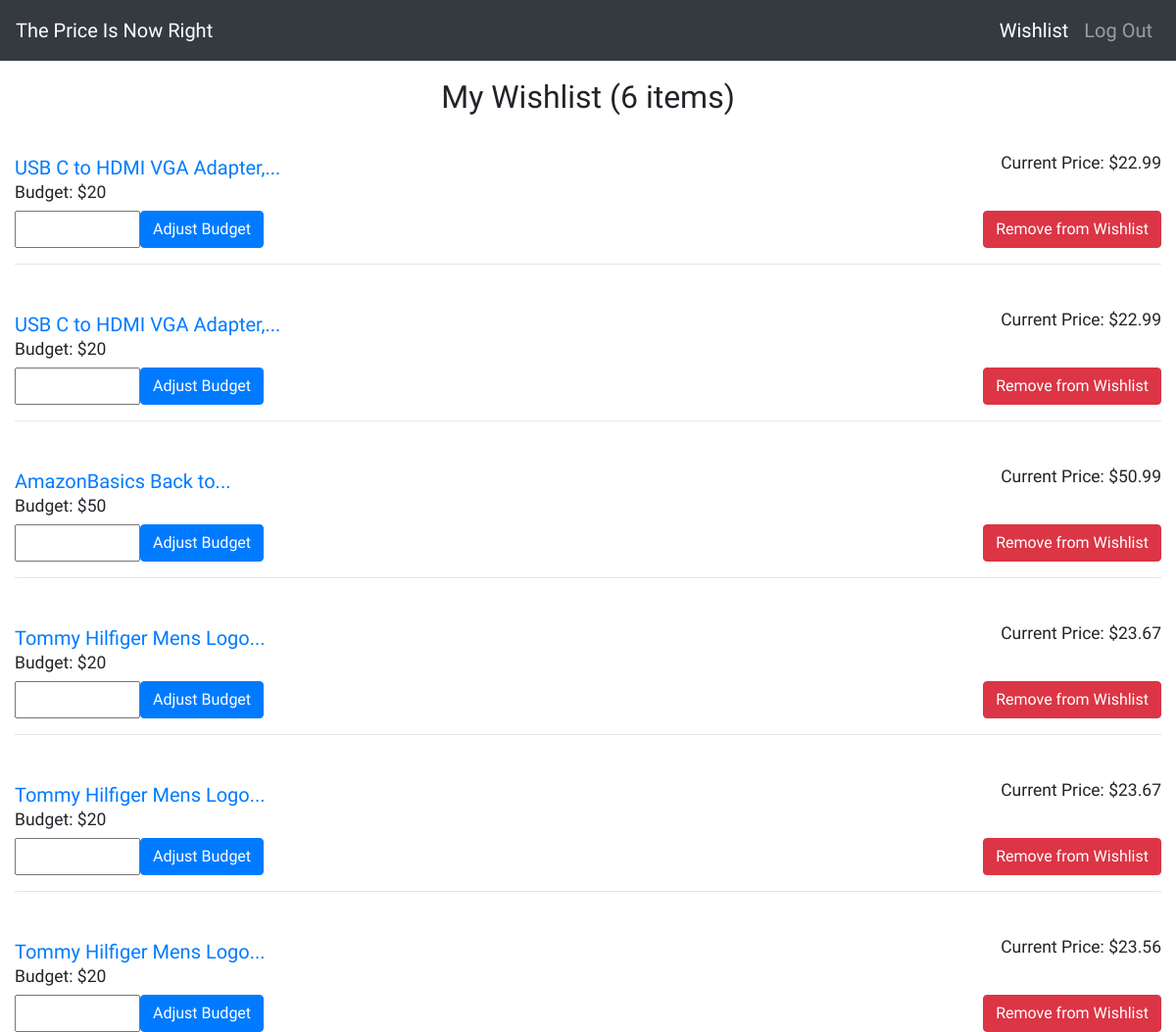
Page /wishlist (signed in) on the earlier database version.
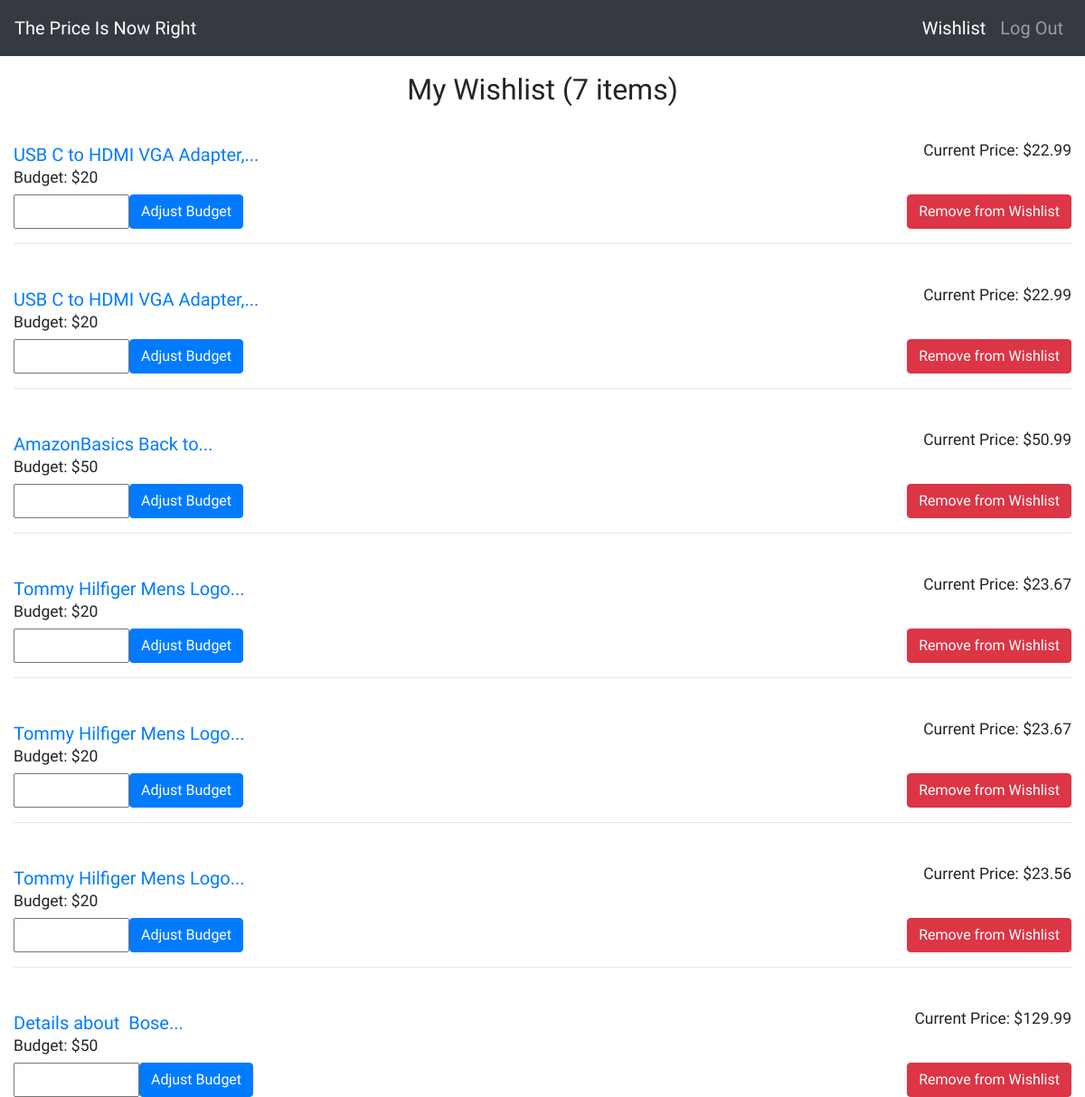
Same page on the later database version.
### price_is_now_right/models.py (models this page shows)
class Product(db.Model):
    id = db.Column(db.Integer, primary_key=True)
    userId = db.Column(db.Integer, db.ForeignKey(User.id), nullable=False)
    title = db.Column(db.String(), nullable=False)
    productURL = db.Column(db.String(), nullable=False)
    currentPrice = db.Column(db.Integer)
    userBudget = db.Column(db.Integer, nullable=False)

### price_is_now_right/routes.py (the view)
@main.route('/wishlist', methods=['GET', 'POST'])
@login_required
def wishlist():
    id = current_user.id
    productList = Product.query.filter_by(userId=id).all()
    return render_template('wishlist.html', productList=productList)

### price_is_now_right/__init__.py (called while the page is built)
def create_app(config_file='settings.py'):
    app = Flask(__name__)
    app.config.from_pyfile('settings.py')
    bootstrap = Bootstrap(app) # allows use of flask-bootstrap
    db.init_app(app)
    migrate = Migrate(app, db)
    login_manager.init_app(app)
    login_manager.login_view = 'main.login'
    @login_manager.user_loader
    def load_user(user_id):
        return User.query.get(user_id)
    app.register_blueprint(main)
    app.cli.add_command(create_tables)
    return app

### price_is_now_right/templates/wishlist.html (shortened to what this page needs)
{% extends "base.html" %}
{% block head %}
{{super()}}
{% endblock %}
{% block styles %}
{{super()}}
<link rel="stylesheet" href="{{url_for('static', filename='wishlist.css')}}">
{% endblock %}
{% block content %}
<nav class="navbar fixed-top navbar-expand-lg navbar-dark bg-dark">
  <a class="navbar-brand" href="{{ url_for('main.index') }}">The Price Is Now Right</a>
  <div class="collapse navbar-collapse" id="navbarSupportedContent">
    <ul class="navbar-nav ml-auto">
        <li class="nav-item active"><a class="nav-link" href="#">Wishlist</a></li>
        <li class="nav-item"><a class="nav-link" href="{{ url_for('main.logout') }}">Log Out</a></li>
    </ul>
  </div>
</nav>
<br>
<div class="container-fluid" id="products">
    <h2 class='wishlist-title text-center'>My Wishlist ({{ productList|length }} items)</h2>
    {% for product in productList %}
    <br>
    <div class='userProduct text-left'>
        <div class="d-flex justify-content-between">
            <a class='product-title' href="{{ product.productURL }}" target="_blank">{{ product.title|truncate(30) }}</a>
            <h4 class="current-price text-right small">Current Price: ${{ product.currentPrice }}</h4>
        </div>
        <h4 class="budget small">Budget: ${{ product.userBudget }}</h4>
        <div class="d-flex justify-content-between">
            <form class='adjust-budget d-flex' method="POST" action="{{ url_for('main.budget', id=product.id) }}">
                <input class='budget-update input-lg' type="number" id="new_budget" name="new_budget" min="0" max="{{ product.currentPrice }}" step=".01"><br>
                <input class='budget-update-btn btn btn-primary' type="submit" value="Adjust Budget">
            </form>
            <form class='remove-wishlist' action="{{ url_for('main.delete', id=product.id) }}">
                <button class="btn btn-danger" type="submit">Remove from Wishlist</button>
            </form>
        </div>
        {% if loop.index < productList|length %}
        <hr>
        {% endif %}
    </div>
    {% endfor %}
</div>
{% endblock %}

Differences in the rows shown:
added Product: title "Details about Bose...", currentPrice "129.99", userBudget "50"
Other differences:
{{ productList|length }}: "6" → "7"
